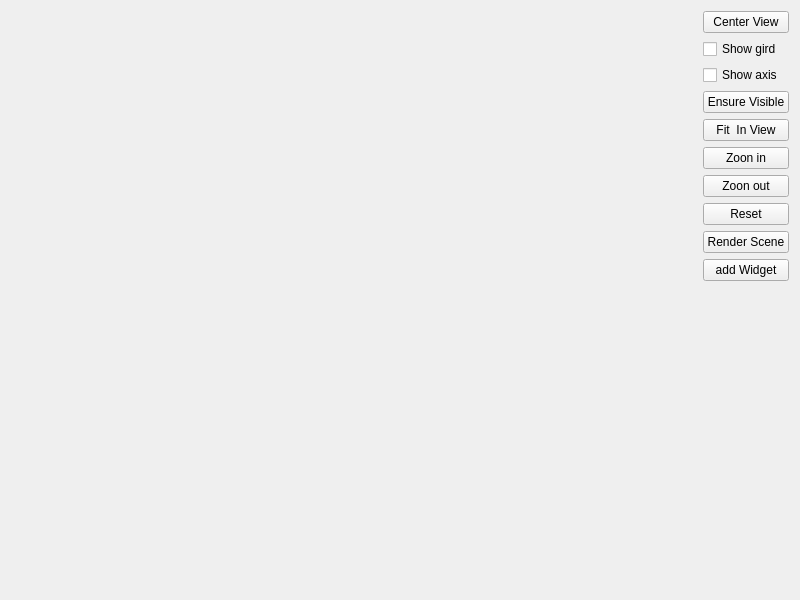
<?xml version="1.0" encoding="UTF-8"?>
<ui version="4.0">
 <class>Widget</class>
 <widget class="QWidget" name="Widget">
  <property name="geometry">
   <rect>
    <x>0</x>
    <y>0</y>
    <width>800</width>
    <height>600</height>
   </rect>
  </property>
  <property name="windowTitle">
   <string>Widget</string>
  </property>
  <layout class="QHBoxLayout" name="horizontalLayout_2" stretch="8,1">
   <item>
    <layout class="QHBoxLayout" name="horizontalLayout" stretch="1,4">
     <item>
      <layout class="QVBoxLayout" name="verticalLayout_3">
       <item>
        <widget class="ShapeList" name="widget_ShapeList" native="true"/>
       </item>
       <item>
        <widget class="ColorListWidget" name="widget_ColorList" native="true"/>
       </item>
      </layout>
     </item>
     <item>
      <layout class="QVBoxLayout" name="verticalLayout"/>
     </item>
    </layout>
   </item>
   <item>
    <layout class="QVBoxLayout" name="verticalLayout_2">
     <item>
      <widget class="QPushButton" name="pushButton_CenterView">
       <property name="text">
        <string>Center View</string>
       </property>
      </widget>
     </item>
     <item>
      <widget class="QCheckBox" name="checkBox_CheckGrid">
       <property name="text">
        <string>Show gird</string>
       </property>
      </widget>
     </item>
     <item>
      <widget class="QCheckBox" name="checkBox_ShowAxis">
       <property name="text">
        <string>Show axis</string>
       </property>
      </widget>
     </item>
     <item>
      <widget class="QPushButton" name="pushButton_EnsureVisible">
       <property name="text">
        <string>Ensure Visible</string>
       </property>
      </widget>
     </item>
     <item>
      <widget class="QPushButton" name="pushButton_FitInView">
       <property name="text">
        <string>Fit  In View</string>
       </property>
      </widget>
     </item>
     <item>
      <widget class="QPushButton" name="pushButton_ZoomIn">
       <property name="text">
        <string>Zoon in</string>
       </property>
      </widget>
     </item>
     <item>
      <widget class="QPushButton" name="pushButton_ZoomOut">
       <property name="text">
        <string>Zoon out</string>
       </property>
      </widget>
     </item>
     <item>
      <widget class="QPushButton" name="pushButton_Reset">
       <property name="text">
        <string>Reset</string>
       </property>
      </widget>
     </item>
     <item>
      <widget class="QPushButton" name="pushButton_RenderScene">
       <property name="text">
        <string>Render Scene</string>
       </property>
      </widget>
     </item>
     <item>
      <widget class="QPushButton" name="pushButton_AddWidget">
       <property name="text">
        <string>add Widget</string>
       </property>
      </widget>
     </item>
     <item>
      <spacer name="verticalSpacer">
       <property name="orientation">
        <enum>Qt::Vertical</enum>
       </property>
       <property name="sizeHint" stdset="0">
        <size>
         <width>20</width>
         <height>40</height>
        </size>
       </property>
      </spacer>
     </item>
    </layout>
   </item>
  </layout>
 </widget>
 <customwidgets>
  <customwidget>
   <class>ShapeList</class>
   <extends>QWidget</extends>
   <header>shapelist.h</header>
   <container>1</container>
  </customwidget>
  <customwidget>
   <class>ColorListWidget</class>
   <extends>QWidget</extends>
   <header>colorlistwidget.h</header>
   <container>1</container>
  </customwidget>
 </customwidgets>
 <resources/>
 <connections/>
</ui>
